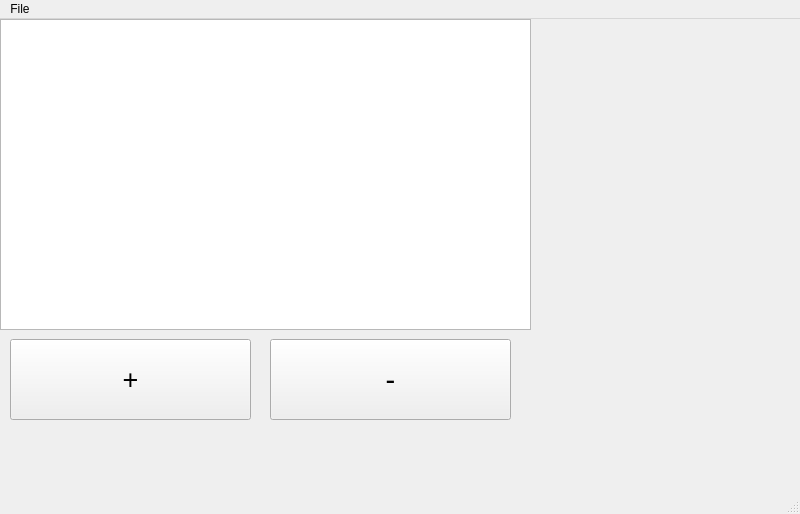
<?xml version="1.0" encoding="UTF-8"?>
<ui version="4.0">
 <class>MainWindow</class>
 <widget class="QMainWindow" name="MainWindow">
  <property name="geometry">
   <rect>
    <x>0</x>
    <y>0</y>
    <width>800</width>
    <height>514</height>
   </rect>
  </property>
  <property name="windowTitle">
   <string>MainWindow</string>
  </property>
  <widget class="QWidget" name="centralwidget">
   <widget class="QListView" name="listView">
    <property name="geometry">
     <rect>
      <x>0</x>
      <y>0</y>
      <width>531</width>
      <height>311</height>
     </rect>
    </property>
   </widget>
   <widget class="QPushButton" name="plusButton">
    <property name="geometry">
     <rect>
      <x>10</x>
      <y>320</y>
      <width>241</width>
      <height>81</height>
     </rect>
    </property>
    <property name="font">
     <font>
      <pointsize>20</pointsize>
     </font>
    </property>
    <property name="text">
     <string>+</string>
    </property>
   </widget>
   <widget class="QPushButton" name="minusButton">
    <property name="geometry">
     <rect>
      <x>270</x>
      <y>320</y>
      <width>241</width>
      <height>81</height>
     </rect>
    </property>
    <property name="font">
     <font>
      <pointsize>22</pointsize>
     </font>
    </property>
    <property name="text">
     <string>-</string>
    </property>
   </widget>
  </widget>
  <widget class="QMenuBar" name="menubar">
   <property name="geometry">
    <rect>
     <x>0</x>
     <y>0</y>
     <width>800</width>
     <height>26</height>
    </rect>
   </property>
   <widget class="QMenu" name="menuFile">
    <property name="title">
     <string>File</string>
    </property>
    <addaction name="actionLoad"/>
    <addaction name="actionSave"/>
   </widget>
   <addaction name="menuFile"/>
  </widget>
  <widget class="QStatusBar" name="statusbar"/>
  <action name="actionLoad">
   <property name="text">
    <string>Load</string>
   </property>
  </action>
  <action name="actionSave">
   <property name="text">
    <string>Save</string>
   </property>
  </action>
 </widget>
 <resources/>
 <connections/>
</ui>
